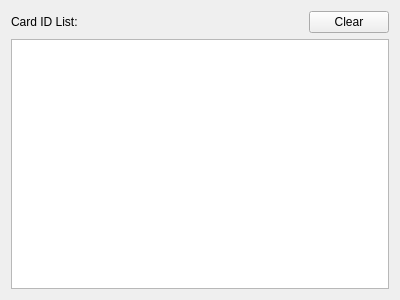
<?xml version="1.0" encoding="UTF-8"?>
<ui version="4.0">
 <class>Widget</class>
 <widget class="QWidget" name="Widget">
  <property name="geometry">
   <rect>
    <x>0</x>
    <y>0</y>
    <width>400</width>
    <height>300</height>
   </rect>
  </property>
  <property name="windowTitle">
   <string>Widget</string>
  </property>
  <layout class="QVBoxLayout" name="verticalLayout">
   <item>
    <layout class="QHBoxLayout" name="horizontalLayout">
     <item>
      <widget class="QLabel" name="label">
       <property name="sizePolicy">
        <sizepolicy hsizetype="Expanding" vsizetype="Preferred">
         <horstretch>0</horstretch>
         <verstretch>0</verstretch>
        </sizepolicy>
       </property>
       <property name="text">
        <string>Card ID List:</string>
       </property>
      </widget>
     </item>
     <item>
      <widget class="QPushButton" name="clearBtn">
       <property name="text">
        <string>Clear</string>
       </property>
      </widget>
     </item>
    </layout>
   </item>
   <item>
    <widget class="QPlainTextEdit" name="cardIDList"/>
   </item>
  </layout>
 </widget>
 <layoutdefault spacing="6" margin="11"/>
 <resources/>
 <connections/>
</ui>
